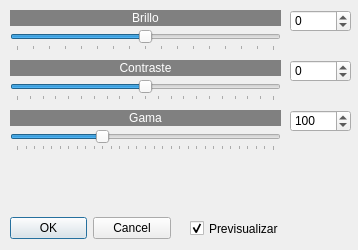
<?xml version="1.0" encoding="UTF-8"?>
<ui version="4.0">
 <class>brillocontraste</class>
 <widget class="QDialog" name="brillocontraste">
  <property name="windowModality">
   <enum>Qt::NonModal</enum>
  </property>
  <property name="geometry">
   <rect>
    <x>0</x>
    <y>0</y>
    <width>358</width>
    <height>250</height>
   </rect>
  </property>
  <property name="sizePolicy">
   <sizepolicy hsizetype="Fixed" vsizetype="Fixed">
    <horstretch>0</horstretch>
    <verstretch>0</verstretch>
   </sizepolicy>
  </property>
  <property name="minimumSize">
   <size>
    <width>358</width>
    <height>250</height>
   </size>
  </property>
  <property name="maximumSize">
   <size>
    <width>358</width>
    <height>250</height>
   </size>
  </property>
  <property name="windowTitle">
   <string>Brillo/contraste/gama...</string>
  </property>
  <property name="windowIcon">
   <iconset resource="recursos.qrc">
    <normaloff>:/imagenes/icono.png</normaloff>:/imagenes/icono.png</iconset>
  </property>
  <widget class="QDialogButtonBox" name="buttonBox">
   <property name="geometry">
    <rect>
     <x>10</x>
     <y>212</y>
     <width>161</width>
     <height>32</height>
    </rect>
   </property>
   <property name="orientation">
    <enum>Qt::Horizontal</enum>
   </property>
   <property name="standardButtons">
    <set>QDialogButtonBox::Cancel|QDialogButtonBox::Ok</set>
   </property>
  </widget>
  <widget class="QSlider" name="horizontalSlider">
   <property name="geometry">
    <rect>
     <x>10</x>
     <y>30</y>
     <width>271</width>
     <height>21</height>
    </rect>
   </property>
   <property name="minimum">
    <number>-256</number>
   </property>
   <property name="maximum">
    <number>256</number>
   </property>
   <property name="pageStep">
    <number>16</number>
   </property>
   <property name="orientation">
    <enum>Qt::Horizontal</enum>
   </property>
   <property name="tickPosition">
    <enum>QSlider::TicksBelow</enum>
   </property>
   <property name="tickInterval">
    <number>32</number>
   </property>
  </widget>
  <widget class="QLabel" name="label">
   <property name="geometry">
    <rect>
     <x>10</x>
     <y>10</y>
     <width>271</width>
     <height>16</height>
    </rect>
   </property>
   <property name="styleSheet">
    <string notr="true">background-color: rgb(128, 128, 128);
color: rgb(255, 255, 255);</string>
   </property>
   <property name="text">
    <string>Brillo</string>
   </property>
   <property name="alignment">
    <set>Qt::AlignCenter</set>
   </property>
  </widget>
  <widget class="QSpinBox" name="spinBox">
   <property name="geometry">
    <rect>
     <x>290</x>
     <y>10</y>
     <width>61</width>
     <height>22</height>
    </rect>
   </property>
   <property name="minimum">
    <number>-256</number>
   </property>
   <property name="maximum">
    <number>256</number>
   </property>
  </widget>
  <widget class="QSpinBox" name="spinBox_2">
   <property name="geometry">
    <rect>
     <x>290</x>
     <y>60</y>
     <width>61</width>
     <height>22</height>
    </rect>
   </property>
   <property name="minimum">
    <number>-100</number>
   </property>
   <property name="maximum">
    <number>100</number>
   </property>
  </widget>
  <widget class="QSlider" name="horizontalSlider_2">
   <property name="geometry">
    <rect>
     <x>10</x>
     <y>80</y>
     <width>271</width>
     <height>21</height>
    </rect>
   </property>
   <property name="minimum">
    <number>-100</number>
   </property>
   <property name="maximum">
    <number>100</number>
   </property>
   <property name="orientation">
    <enum>Qt::Horizontal</enum>
   </property>
   <property name="tickPosition">
    <enum>QSlider::TicksBelow</enum>
   </property>
   <property name="tickInterval">
    <number>10</number>
   </property>
  </widget>
  <widget class="QLabel" name="label_2">
   <property name="geometry">
    <rect>
     <x>10</x>
     <y>60</y>
     <width>271</width>
     <height>16</height>
    </rect>
   </property>
   <property name="styleSheet">
    <string notr="true">background-color: rgb(128, 128, 128);
color: rgb(255, 255, 255);</string>
   </property>
   <property name="text">
    <string>Contraste</string>
   </property>
   <property name="alignment">
    <set>Qt::AlignCenter</set>
   </property>
  </widget>
  <widget class="QCheckBox" name="checkBox">
   <property name="geometry">
    <rect>
     <x>190</x>
     <y>220</y>
     <width>101</width>
     <height>17</height>
    </rect>
   </property>
   <property name="text">
    <string>Previsualizar</string>
   </property>
   <property name="checked">
    <bool>true</bool>
   </property>
  </widget>
  <widget class="QSpinBox" name="spinBox_3">
   <property name="geometry">
    <rect>
     <x>290</x>
     <y>110</y>
     <width>61</width>
     <height>22</height>
    </rect>
   </property>
   <property name="minimum">
    <number>0</number>
   </property>
   <property name="maximum">
    <number>300</number>
   </property>
   <property name="value">
    <number>100</number>
   </property>
  </widget>
  <widget class="QSlider" name="horizontalSlider_3">
   <property name="geometry">
    <rect>
     <x>10</x>
     <y>130</y>
     <width>271</width>
     <height>21</height>
    </rect>
   </property>
   <property name="minimum">
    <number>0</number>
   </property>
   <property name="maximum">
    <number>300</number>
   </property>
   <property name="value">
    <number>100</number>
   </property>
   <property name="orientation">
    <enum>Qt::Horizontal</enum>
   </property>
   <property name="tickPosition">
    <enum>QSlider::TicksBelow</enum>
   </property>
   <property name="tickInterval">
    <number>10</number>
   </property>
  </widget>
  <widget class="QLabel" name="label_3">
   <property name="geometry">
    <rect>
     <x>10</x>
     <y>110</y>
     <width>271</width>
     <height>16</height>
    </rect>
   </property>
   <property name="styleSheet">
    <string notr="true">background-color: rgb(128, 128, 128);
color: rgb(255, 255, 255);</string>
   </property>
   <property name="text">
    <string>Gama</string>
   </property>
   <property name="alignment">
    <set>Qt::AlignCenter</set>
   </property>
  </widget>
 </widget>
 <resources>
  <include location="recursos.qrc"/>
 </resources>
 <connections>
  <connection>
   <sender>buttonBox</sender>
   <signal>accepted()</signal>
   <receiver>brillocontraste</receiver>
   <slot>accept()</slot>
   <hints>
    <hint type="sourcelabel">
     <x>248</x>
     <y>254</y>
    </hint>
    <hint type="destinationlabel">
     <x>157</x>
     <y>274</y>
    </hint>
   </hints>
  </connection>
  <connection>
   <sender>buttonBox</sender>
   <signal>rejected()</signal>
   <receiver>brillocontraste</receiver>
   <slot>reject()</slot>
   <hints>
    <hint type="sourcelabel">
     <x>316</x>
     <y>260</y>
    </hint>
    <hint type="destinationlabel">
     <x>286</x>
     <y>274</y>
    </hint>
   </hints>
  </connection>
 </connections>
</ui>
